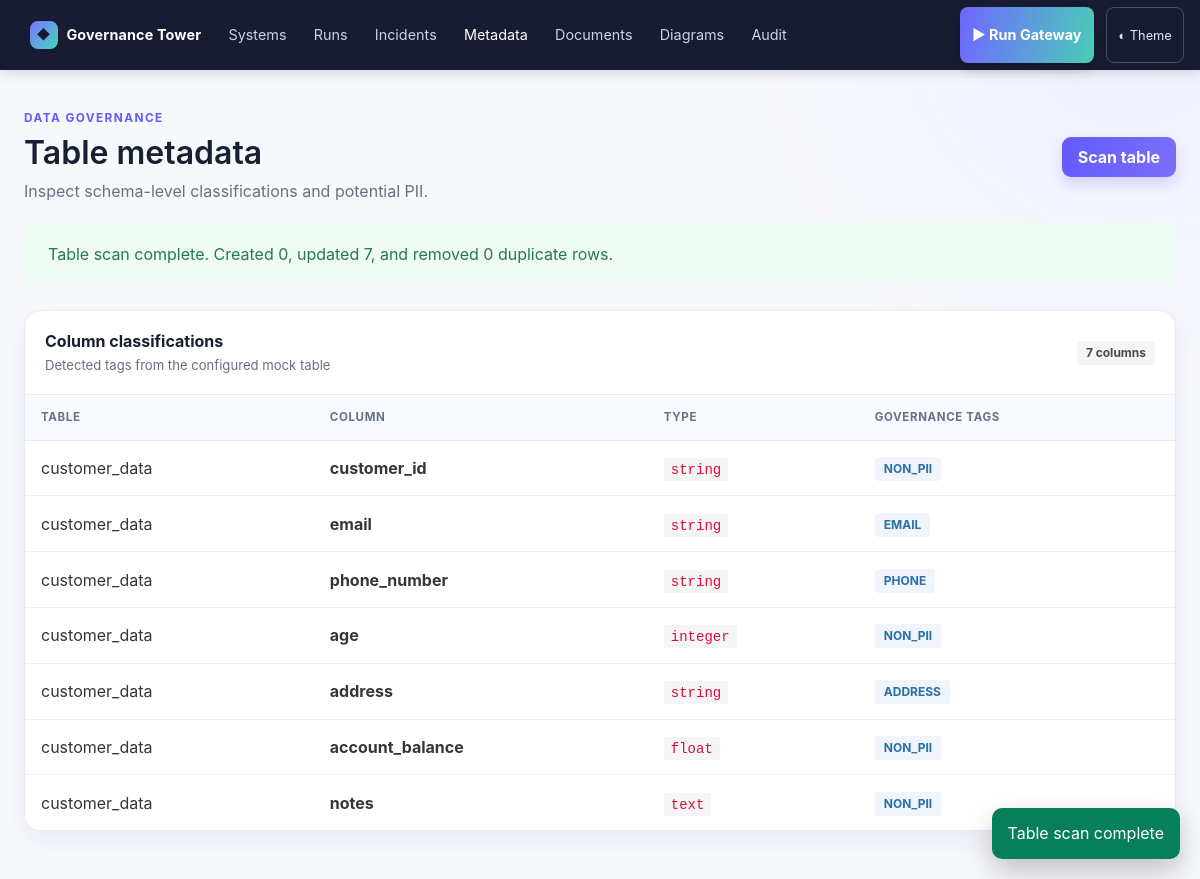
Page /dashboard/metadata/scan on the committed database.
### models.py (models this page shows)
class TableMetadata(Base):
    __tablename__ = "table_metadata"
    id = Column(Integer, primary_key=True)
    table_name = Column(String(255), nullable=False)
    column_name = Column(String(255), nullable=False)
    column_type = Column(String(64), nullable=False)
    tags = Column(Text, nullable=False)
    created_at = Column(DateTime, default=datetime.utcnow)

### dashboard/dashboard_api.py (the view)
@dashboard.get("/metadata/scan")
def scan_table_ui(request: Request, session: Session = Depends(get_session)):
    summary = store_table_metadata_scan(session, MOCK_TABLE["name"], scan_table_for_pii(MOCK_TABLE))
    session.commit()
    return templates.TemplateResponse(request, "table_metadata.html", {
        "metadata": session.query(TableMetadata).all(), "active_page": "metadata",
        "scanned": True, "scan_summary": summary,
    })

### dashboard/templates/table_metadata.html
{% extends "base.html" %}
{% block content %}
<div class="ct-page"><header class="ct-page-hero"><div><p class="ct-eyebrow">Data governance</p><h1 class="title is-3">Table metadata</h1><p class="subtitle is-6">Inspect schema-level classifications and potential PII.</p></div><a href="/dashboard/metadata/scan" class="button is-primary ct-button">Scan table</a></header>{% if scanned %}<div data-toast-message="Table scan complete" data-toast-kind="success"></div><div class="notification is-success is-light">Table scan complete. Created {{ scan_summary.created }}, updated {{ scan_summary.updated }}, and removed {{ scan_summary.duplicates_removed }} duplicate rows.</div>{% endif %}
<section class="ct-card"><div class="ct-card-header"><div><h2 class="ct-card-title">Column classifications</h2><p class="ct-card-subtitle">Detected tags from the configured mock table</p></div><span class="tag is-light ct-pill">{{ metadata|length }} columns</span></div>{% if metadata %}<div class="table-container"><table class="table is-fullwidth ct-table"><thead><tr><th>Table</th><th>Column</th><th>Type</th><th>Governance tags</th></tr></thead><tbody>{% for m in metadata %}<tr><td>{{ m.table_name }}</td><td><strong>{{ m.column_name }}</strong></td><td><code>{{ m.column_type }}</code></td><td>{% for tag in m.tags.split(',') %}<span class="tag is-info is-light ct-pill mr-1">{{ tag }}</span>{% endfor %}</td></tr>{% endfor %}</tbody></table></div>{% else %}<div class="ct-empty"><strong>No metadata has been scanned</strong>Run a table scan to populate this view.</div>{% endif %}</section></div>
{% endblock %}

### dashboard/templates/base.html (style rules this page uses)
:root { --ct-ink:#172033; --ct-muted:#667085; --ct-line:#e5eaf2; --ct-brand:#635bff; --ct-panel:#fff; --ct-bg:#f7f8fc; }
html { background: var(--ct-bg); }
body { min-height:100vh; color:var(--ct-ink); background:radial-gradient(circle at 94% 2%, #eef0ff 0, transparent 24rem), var(--ct-bg); }
.ct-page { color:var(--ct-ink); }
.ct-page-hero { display:flex; align-items:center; justify-content:space-between; gap:1.25rem; padding:1rem 0 1.2rem; }
.ct-page-hero > div:first-child { display:flex; flex-direction:column; align-items:flex-start; }
.ct-eyebrow { color:var(--ct-brand); font-size:.74rem; font-weight:750; letter-spacing:.12em; text-transform:uppercase; margin:0 0 .5rem; }
.ct-page-hero .title { margin:0 0 .6rem !important; color:var(--ct-ink); line-height:1.08 !important; }
.ct-page-hero .subtitle { color:var(--ct-muted); margin:0 !important; line-height:1.4 !important; }
.ct-card { background:var(--ct-panel); border:1px solid var(--ct-line); border-radius:16px; box-shadow:0 10px 26px rgba(27,39,94,.06); overflow:hidden; }
.ct-card-header { display:flex; justify-content:space-between; align-items:center; padding:1.15rem 1.25rem; border-bottom:1px solid var(--ct-line); }
.ct-card-title { margin:0; font-size:1rem; font-weight:720; }
.ct-card-subtitle { margin:.18rem 0 0; color:var(--ct-muted); font-size:.82rem; }
.ct-table { margin:0; }
.ct-table thead th { background:#f8faff; color:#667085; border-width:0 0 1px; border-color:var(--ct-line); font-size:.72rem; letter-spacing:.055em; padding:.85rem 1rem; text-transform:uppercase; }
.ct-table td { vertical-align:middle; border-color:#edf0f5; padding:.9rem 1rem; }
.ct-button { background:linear-gradient(100deg,#635bff,#7b6ef6); border:0; border-radius:9px; box-shadow:0 7px 14px rgba(99,91,255,.2); font-weight:700; }
.ct-pill { border-radius:999px; font-size:.73rem; font-weight:700; padding:.34rem .62rem; }

### rows in the picture
TableMetadata: table_name "customer_data", column_name "customer_id", column_type "string", tags "NON_PII"
TableMetadata: table_name "customer_data", column_name "email", column_type "string", tags "EMAIL"
TableMetadata: table_name "customer_data", column_name "phone_number", column_type "string", tags "PHONE"
TableMetadata: table_name "customer_data", column_name "age", column_type "integer", tags "NON_PII"
TableMetadata: table_name "customer_data", column_name "address", column_type "string", tags "ADDRESS"
TableMetadata: table_name "customer_data", column_name "account_balance", column_type "float", tags "NON_PII"
TableMetadata: table_name "customer_data", column_name "notes", column_type "text", tags "NON_PII"

### other values in the picture
{{ scan_summary.created }} "0"
{{ scan_summary.updated }} "7"
{{ scan_summary.duplicates_removed }} "0"
{{ metadata|length }} "7"
